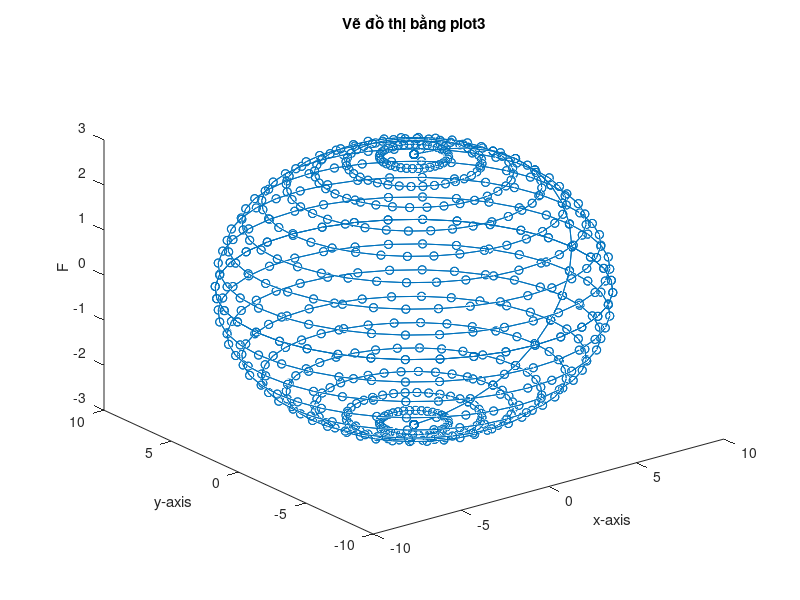
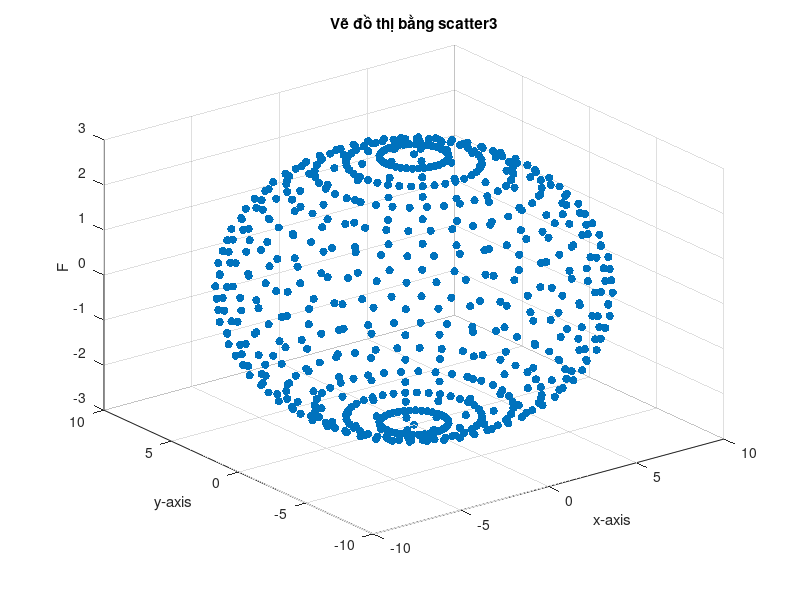
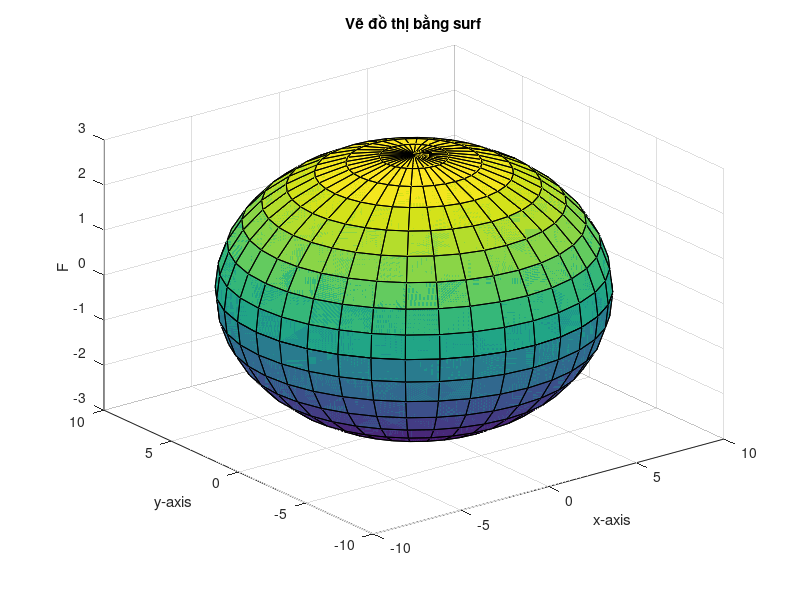
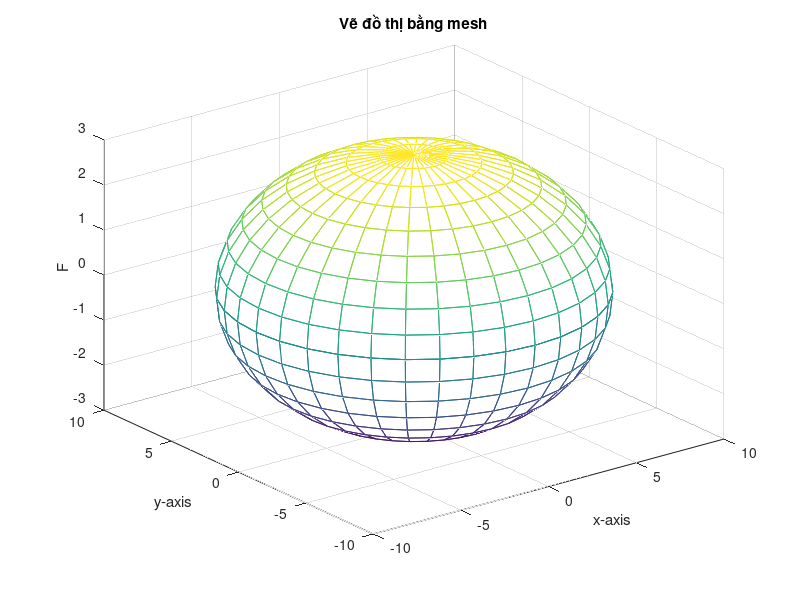

Here is the MATLAB script that generated these plots, in order:
%cach 1
t = 0:10:360;
p = 0:10:360;
R = 3;
[T, P] = meshgrid(t, p);
Z = R * sin(pi * T / 180);
X = R * sqrt(R^2 - Z.^2) .* cos(pi * P / 180);
Y = R * sqrt(R^2 - Z.^2) .* sin(pi * P / 180);

% Sử dụng plot3 để vẽ đồ thị 3D
figure;
plot3(X(:), Y(:), Z(:), 'o-');
xlabel('x-axis');
ylabel('y-axis');
zlabel('F');
title('Vẽ đồ thị bằng plot3');

% Sử dụng scatter3 để vẽ đồ thị scatter 3D
figure;
scatter3(X(:), Y(:), Z(:), 'filled');
xlabel('x-axis');
ylabel('y-axis');
zlabel('F');
title('Vẽ đồ thị bằng scatter3');


% cach 2
t = 0:10:360;
p = 0:10:360;
R = 3;
[T, P] = meshgrid(t, p);
Z = R * sin(pi * T / 180);
X = R * sqrt(R^2 - Z.^2) .* cos(pi * P / 180);
Y = R * sqrt(R^2 - Z.^2) .* sin(pi * P / 180);

% Sử dụng surf để vẽ đồ thị 3D
figure;
surf(X, Y, Z);
xlabel('x-axis');
ylabel('y-axis');
zlabel('F');
title('Vẽ đồ thị bằng surf');

% Sử dụng mesh để vẽ đồ thị mặt lưới 3D
figure;
mesh(X, Y, Z);
xlabel('x-axis');
ylabel('y-axis');
zlabel('F');
title('Vẽ đồ thị bằng mesh');

